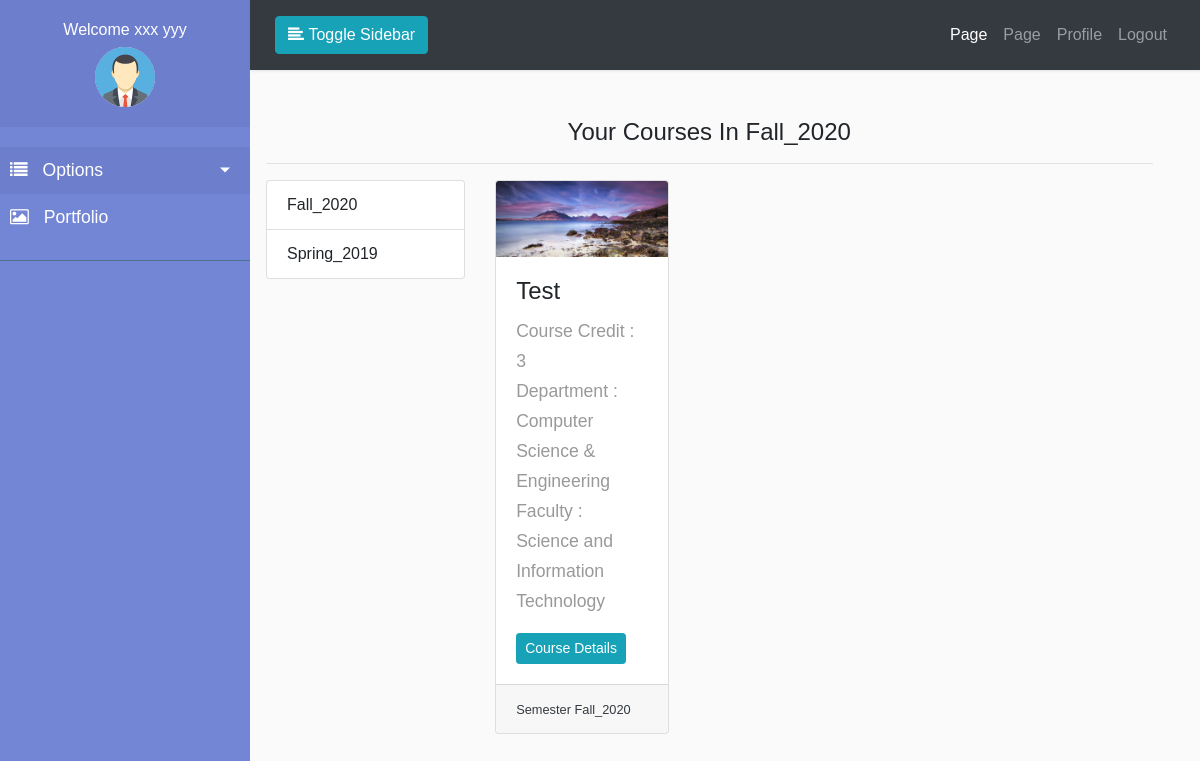
The page /course/teacher/courses/ (signed in) on the database as committed earlier.
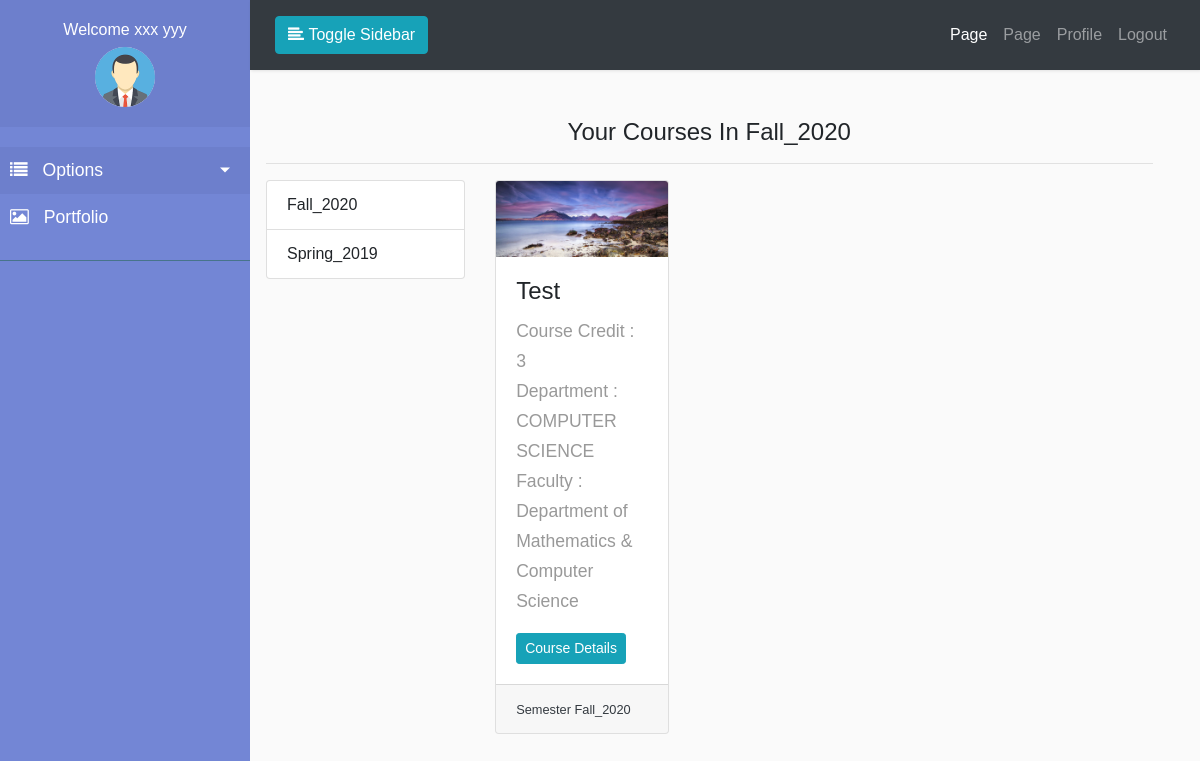
The same page on the database as committed later.
### course/models.py (models this page shows, shortened)
class AssignTeacher(models.Model):
    course = models.ForeignKey(
        Course, on_delete=models.CASCADE, related_name='course_teacher')
    teachers = models.ManyToManyField(Teacher, related_name='teacher_courses')

class Course(models.Model):
    semester = models.ForeignKey(
        Semester, on_delete=models.CASCADE, related_name='semester_courses')
    department = models.ForeignKey(
        Department, on_delete=models.CASCADE, related_name='department_courses')
    course_name = models.CharField(max_length=150)
    course_code = models.CharField(max_length=150)
    course_image = models.ImageField(upload_to="course/%Y/%m/%d/")
    course_credit = models.IntegerField()

### programs/models.py (models this page shows, shortened)
class Department(models.Model):
    faculty = models.ForeignKey(
        Faculty, on_delete=models.CASCADE, related_name='faculty_department', verbose_name='Department Name')
    department_name = models.CharField(
        max_length=150, verbose_name='Program Name')
    class Meta():
        verbose_name = "Program"
        verbose_name_plural = "Program"

class Faculty(models.Model):
    faculty_name = models.CharField(
        max_length=150, verbose_name='Department Name')
    class Meta():
        verbose_name = "Department"
        verbose_name_plural = "Department"

### session/models.py (models this page shows, shortened)
class Semester(models.Model):
	semester_name = models.CharField(max_length=50)
	semester_year = models.CharField(max_length=50)
	semester_full_name = models.CharField(max_length=150)
	active = models.BooleanField(default=False)

### course/views.py (the view)
# urls.py: path('teacher/courses/', views.TeacherCourses.as_view(), name="teacher_courses"),
class TeacherCourses(AictiveTeacherRequiredMixin, View):
    def get(self, request, *args, **kwargs):
        semester_id = kwargs.get('semester_id')
        if semester_id:
            semester_obj = get_object_or_404(Semester, id=semester_id)
        else:
            semester_obj = Semester.objects.filter(active=True).first()
        all_semester = Semester.objects.all().order_by('-active')
        teacher_obj = get_object_or_404(Teacher, teacher=request.user.id)
        teacher_courses = AssignTeacher.objects.filter(
            teachers=teacher_obj, course__semester=semester_obj)
        context = {
            'title': 'My Courses',
            'all_semester': all_semester,
            'semester_obj': semester_obj,
            'teacher_courses': teacher_courses
        }
        return render(request, 'accounts/teacher/teacher_courses.html', context)

### accounts/mixins.py (called while the page is built)
	def dispatch(self, request, *args, **kwargs):
		if request.user.is_authenticated and request.user.user_profile.active and request.user.user_profile.user_type=='0':
			return super().dispatch(request, *args, **kwargs)
		else:
			messages.error(request, ('Sorry You Are Not Teacher'))
			return redirect('accounts:login')

### pages/context_processor.py (called while the page is built, shortened)
def get_temp(request):
    if request.user.is_authenticated:
        url = 'http://api.openweathermap.org/data/2.5/weather?q={}&units=imperial&appid=271d1234d3f497eed5b1d80a07b3fcd1'
        city = 'Las Vegas'
        cities = request.user.user_weather.all()
        weather_data = []
        weather_city_form = WeatherCityForm()
        return {
            'weather_city_form': weather_city_form,
            'weather_data': weather_data
        }
    else:
        return {
            'weather_city_form': None,
            'weather_data': None
        }

### templates/accounts/teacher/teacher_courses.html (shortened to what this page needs)
{% extends "dash_base.html" %}
{% block sidebar %}
    {% include '../../partials/teacher/_sidebar.html' %}
{% endblock sidebar %}
{% block maincontent %}
<div class="container m-2 p-2">
	<div class="row">
		<div class="col-md-12">
			<h4 class="text-center">Your Courses In {{semester_obj.semester_full_name}}</h4>
			<hr>
			<div class="row">
				<div class="col-md-3">
					<ul class="list-group">
						{% for semester in all_semester %}
							<li class="list-group-item">
								<a href="{% url 'course:teacher_courses' semester.id %}">
									{{semester.semester_full_name}}
								</a>
							</li>
						{% endfor %}
					</ul>
				</div>
				<div class="col-md-8">
					<div class="row">
						{% for course in teacher_courses %}
				<div class="col-md-4">
					<div class="card">
						<img class="card-img-top" src="{{course.course.course_image.url}}">
						<div class="card-body">
							<h4 class="card-title">{{course.course.course_name}}</h4>
							<p class="card-text">
								Course Credit : {{course.course.course_credit}} <br>
								Department : {{course.course.department.department_name}} <br>
								Faculty : {{ course.course.department.faculty.faculty_name }}
							</p>
							<a href="{% url 'course:teacher_course_details' course_id=course.course.id semester_id=course.course.semester.id %}" class="card-link btn-sm btn btn-info">Course Details</a>
						</div>
						<div class="card-footer">
							<small class="text-dark">Semester {{course.course.semester.semester_full_name}}</small>
						</div>
					</div>
				</div>
				{% endfor %}
					</div>
				</div>
			</div>
		</div>
	</div>
</div>
{% endblock maincontent %}

Rows that differ between the two databases and show on the page:
changed through a linked row, AssignTeacher "Test": course.department.department_name "Computer Science & Engineering" → "COMPUTER SCIENCE"; course.department.faculty.faculty_name "Science and Information Technology" → "Department of Mathematics & Computer Science"
